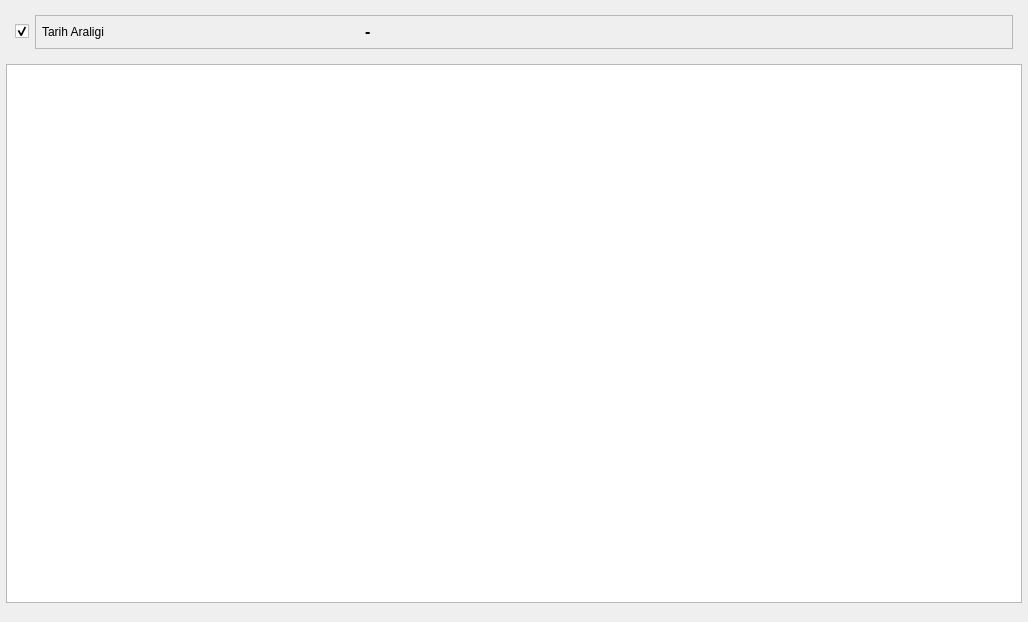
<?xml version="1.0" encoding="UTF-8"?>
<ui version="4.0">
 <class>STOK_URUN_HAREKETLERI_ARAMA</class>
 <widget class="QDialog" name="STOK_URUN_HAREKETLERI_ARAMA">
  <property name="geometry">
   <rect>
    <x>0</x>
    <y>0</y>
    <width>1028</width>
    <height>622</height>
   </rect>
  </property>
  <property name="sizePolicy">
   <sizepolicy hsizetype="Expanding" vsizetype="Expanding">
    <horstretch>0</horstretch>
    <verstretch>0</verstretch>
   </sizepolicy>
  </property>
  <property name="windowTitle">
   <string>Dialog</string>
  </property>
  <layout class="QGridLayout" name="gridLayout" rowstretch="1,80,1">
   <property name="margin">
    <number>6</number>
   </property>
   <item row="0" column="0" colspan="2">
    <widget class="QFrame" name="main_frame">
     <property name="sizePolicy">
      <sizepolicy hsizetype="Expanding" vsizetype="Fixed">
       <horstretch>0</horstretch>
       <verstretch>0</verstretch>
      </sizepolicy>
     </property>
     <property name="font">
      <font>
       <kerning>true</kerning>
      </font>
     </property>
     <property name="frameShape">
      <enum>QFrame::NoFrame</enum>
     </property>
     <property name="frameShadow">
      <enum>QFrame::Raised</enum>
     </property>
     <property name="lineWidth">
      <number>0</number>
     </property>
     <layout class="QGridLayout" name="gridLayout_5">
      <item row="0" column="0">
       <widget class="QCheckBox" name="checkBox_tarih_araligi">
        <property name="text">
         <string/>
        </property>
        <property name="checked">
         <bool>true</bool>
        </property>
       </widget>
      </item>
      <item row="0" column="1">
       <widget class="QFrame" name="frame_tarih_araligi">
        <property name="sizePolicy">
         <sizepolicy hsizetype="Expanding" vsizetype="Fixed">
          <horstretch>0</horstretch>
          <verstretch>0</verstretch>
         </sizepolicy>
        </property>
        <property name="frameShape">
         <enum>QFrame::StyledPanel</enum>
        </property>
        <property name="frameShadow">
         <enum>QFrame::Raised</enum>
        </property>
        <layout class="QGridLayout" name="gridLayout_2" columnstretch="1,10,1,10,10">
         <property name="margin">
          <number>6</number>
         </property>
         <item row="0" column="0">
          <widget class="QLabel" name="label_baslangic_trh">
           <property name="sizePolicy">
            <sizepolicy hsizetype="Fixed" vsizetype="Fixed">
             <horstretch>0</horstretch>
             <verstretch>0</verstretch>
            </sizepolicy>
           </property>
           <property name="text">
            <string>Tarih Araligi  </string>
           </property>
          </widget>
         </item>
         <item row="0" column="2">
          <widget class="QLabel" name="label">
           <property name="sizePolicy">
            <sizepolicy hsizetype="Fixed" vsizetype="Fixed">
             <horstretch>0</horstretch>
             <verstretch>0</verstretch>
            </sizepolicy>
           </property>
           <property name="font">
            <font>
             <pointsize>12</pointsize>
             <weight>75</weight>
             <bold>true</bold>
            </font>
           </property>
           <property name="text">
            <string>-</string>
           </property>
          </widget>
         </item>
         <item row="0" column="4">
          <spacer name="horizontalSpacer_4">
           <property name="orientation">
            <enum>Qt::Horizontal</enum>
           </property>
           <property name="sizeHint" stdset="0">
            <size>
             <width>40</width>
             <height>20</height>
            </size>
           </property>
          </spacer>
         </item>
         <item row="0" column="1">
          <widget class="QAdakDate" name="adakDate_bas_tarihi">
           <property name="sizePolicy">
            <sizepolicy hsizetype="Expanding" vsizetype="Fixed">
             <horstretch>0</horstretch>
             <verstretch>0</verstretch>
            </sizepolicy>
           </property>
           <property name="minimumSize">
            <size>
             <width>242</width>
             <height>0</height>
            </size>
           </property>
           <property name="maximumSize">
            <size>
             <width>242</width>
             <height>30</height>
            </size>
           </property>
           <property name="whatsThis">
            <string>Tarih WidgetÄ± </string>
           </property>
           <property name="QAdakDate" stdset="0">
            <rect>
             <x>0</x>
             <y>0</y>
             <width>100</width>
             <height>100</height>
            </rect>
           </property>
          </widget>
         </item>
         <item row="0" column="3">
          <widget class="QAdakDate" name="adakDate_bts_tarihi">
           <property name="sizePolicy">
            <sizepolicy hsizetype="Expanding" vsizetype="Fixed">
             <horstretch>0</horstretch>
             <verstretch>0</verstretch>
            </sizepolicy>
           </property>
           <property name="minimumSize">
            <size>
             <width>242</width>
             <height>0</height>
            </size>
           </property>
           <property name="maximumSize">
            <size>
             <width>242</width>
             <height>30</height>
            </size>
           </property>
           <property name="whatsThis">
            <string>Tarih WidgetÄ± </string>
           </property>
           <property name="QAdakDate" stdset="0">
            <rect>
             <x>0</x>
             <y>0</y>
             <width>100</width>
             <height>100</height>
            </rect>
           </property>
          </widget>
         </item>
        </layout>
       </widget>
      </item>
     </layout>
    </widget>
   </item>
   <item row="1" column="0" colspan="2">
    <widget class="QTableWidget" name="tableWidget"/>
   </item>
   <item row="2" column="0" colspan="2">
    <widget class="QWidget" name="widget_batch_buttons" native="true">
     <property name="sizePolicy">
      <sizepolicy hsizetype="Expanding" vsizetype="Expanding">
       <horstretch>0</horstretch>
       <verstretch>0</verstretch>
      </sizepolicy>
     </property>
    </widget>
   </item>
  </layout>
 </widget>
 <customwidgets>
  <customwidget>
   <class>QAdakDate</class>
   <extends>QWidget</extends>
   <header>QAdakDate.h</header>
  </customwidget>
 </customwidgets>
 <tabstops>
  <tabstop>checkBox_tarih_araligi</tabstop>
  <tabstop>tableWidget</tabstop>
 </tabstops>
 <resources/>
 <connections/>
</ui>
